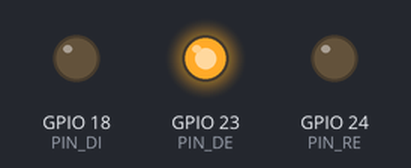
The program below on a simulated Raspberry Pi (BCM pin numbers). Shown: output pins drawn as LEDs (lit = HIGH). The stepper is drawn at 200 steps a turn; what the program prints to the terminal is not drawn.

Above: at 0.1 s.
Timing chart, 0 to 5.9 s (numbered marks = the images above):
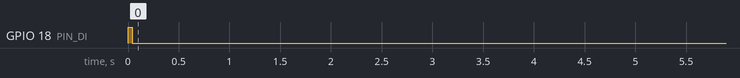

Measured:
- by itself, GPIO 18 (PIN_DI): HIGH → LOW at 0.04 s
- by itself, everything shown: repeats every 9.0 s, in 16 steps

The program:

dmx3.py
```python
# -*- coding: utf-8 -*-
from time import sleep
import colorsys

try:
    from pigpio import pi, pulse as pig_pulse, OUTPUT
except ImportError:
    pi = None


PORT = 50007

# pins

PIN_DI = 18  # Driver Input
PIN_DE = 23  # Driver output enable (high to enable)
PIN_RE = 24  # Receive output enable (low to enable)

PIN_NULL = 0

DI = 1 << PIN_DI

# timings in µ seconds

BREAK = 88
MAB = 8
BIT = 4
MTBP = 50  # Time between packets

SLEEP_TIME = 5


class DMX:

    def __init__(self):
        self.init_gpio()
        self.channel_values = []
        # precalculate pulses
        self.create_values()

    def init_gpio(self):
        if pi:
            pig = pi()

            pig.set_mode(PIN_RE, OUTPUT)
            pig.set_mode(PIN_DE, OUTPUT)
            pig.set_mode(PIN_DI, OUTPUT)

            pig.write(PIN_RE, 0)  # disable Receive Enable
            pig.write(PIN_DE, 1)  # enable Driver Enable

            pig.write(PIN_DI, 1)  # high is the rest state
        else:
            pig = None
        self.pig = pig

    def high(self, duration=BIT):
        if self.pig:
            return pig_pulse(0, DI, duration)
        return (1, duration)

    def low(self, duration=BIT):
        if self.pig:
            return pig_pulse(DI, 0, duration)
        return (0, duration)

    def create_values(self):
        values = []

        def create_pulse(value, bits):
            if value:
                return self.high(BIT * bits)
            else:
                return self.low(BIT * bits)

        for value in range(256):
            # start (low for one bit)
            # 8 data bits
            # stop (high for two bits)

            full_value = value << 1 | 1536
            bits = 0
            current = False
            pulses = []
            for bit in range(11):
                bit_value = bool(1 << bit & full_value)
                if bit_value == current:
                    bits += 1
                    continue
                pulses.append(create_pulse(current, bits))
                current = bit_value
                bits = 1
            pulses.append(create_pulse(current, bits))
            values.append(pulses)
        self.pulse_values = values

    def build_waveform(self):
        # clear pulses
        pulses = []
        # Break (low)
        pulses.append(self.low(BREAK))
        # Mark after break (high)
        pulses.append(self.high(MAB))
        # NULL code
        pulses += self.pulse_values[0]
        # Channel data
        for value in self.channel_values:
            pulses += self.pulse_values[value]
        # End of data (leave high)
        pulses.append(self.high(MTBP))
        return pulses

    def send(self):
        waveform = self.build_waveform()
        if self.pig:
            self.pig.wave_clear()  # clear any existing waveforms
            self.pig.wave_add_generic(waveform)
            wave = self.pig.wave_create()
            self.pig.wave_send_once(wave)
            print(self.channel_values)
        else:
            print(self.channel_values)

    def set(self, channel, value):
        while channel >= len(self.channel_values):
            self.channel_values.append(0)
        self.channel_values[channel] = value


class PAR:

    def __init__(self, dmx, channel):
        self.dmx = dmx
        self.channel = channel
        self.brightness = 255
        self.red = 0
        self.green = 0
        self.blue = 0
        self.hex = '#000'

    def color(self, value):
        red, green, blue = color_to_rgb(value)
        self.red = red
        self.green = green
        self.blue = blue
        self.hex = '#%02X%02X%02X' % (red, green, blue)
        self.output()

    def output(self):
        self.dmx.set(self.channel, self.brightness)
        self.dmx.set(self.channel + 1, self.red)
        self.dmx.set(self.channel + 2, self.green)
        self.dmx.set(self.channel + 3, self.blue)
        self.dmx.send()


def color_to_rgb(value):
    if value[0] == '#':
        if len(value) == 4:
            red = int(value[1], 16) * 17
            green = int(value[2], 16) * 17
            blue = int(value[3], 16) * 17
        if len(value) == 7:
            red = int(value[1: 3], 16)
            green = int(value[3: 5], 16)
            blue = int(value[5: 7], 16)
    if isinstance(value, tuple):
        red = int(value[0])
        green = int(value[1])
        blue = int(value[2])
    return red, green, blue


def sequence(p):

    values = ['#F00', '#00F']
    index = 0
    while True:
        p.color(values[index])
        print p.hex
        index += 1
        if index >= len(values):
            index = 0
        sleep(1)

def fade(p):

    def fade_value(v0, v1, steps, step, wrap=False):
        d = (v0 - v1)
        if wrap:
            if d > 0.5:
                d = 1 - d
            if d < -0.5:
                d = -(1 + d)
            value = v0 + (d / (steps - 1)) * step
            if value < 0:
                value += 1
            elif value > 1:
                value -= 1
        else:
            value = v0 + (d / (steps - 1)) * step
        #print step, d, '@@', v0, v1, value
        return value

    values = ['#00F', '#F00', '#00F']
    v0 = colorsys.rgb_to_hls(*color_to_rgb(values[0]))
    v1 = colorsys.rgb_to_hls(*color_to_rgb(values[1]))
    step = 0
    direction = 1
    bounce = True
    steps = 10
    while True:
        h = fade_value(v0[0], v1[0], steps, step, True)
        l = fade_value(v0[1], v1[1], steps, step)
        s = fade_value(v0[2], v1[2], steps, step)
        rgb = colorsys.hls_to_rgb(h, l, s)
        p.color(rgb)
        print p.hex
        step += direction
        if bounce:
            if step <=0 or step >= steps -1:
                direction = - direction
        else:
            if step < 0:
                step = steps
            if step >= steps:
                step = 0
        sleep(1)


if __name__ == '__main__':
    d = DMX()
    d.send()
    p = PAR(d, 0)
    fade(p)

#    while True:
#        data = raw_input('> ')
#        if data:
#            if data[0].lower() == 'q':
#                break
#            c, v = data.split()
#            d.set(int(c), int(v))
#        d.send()
```
